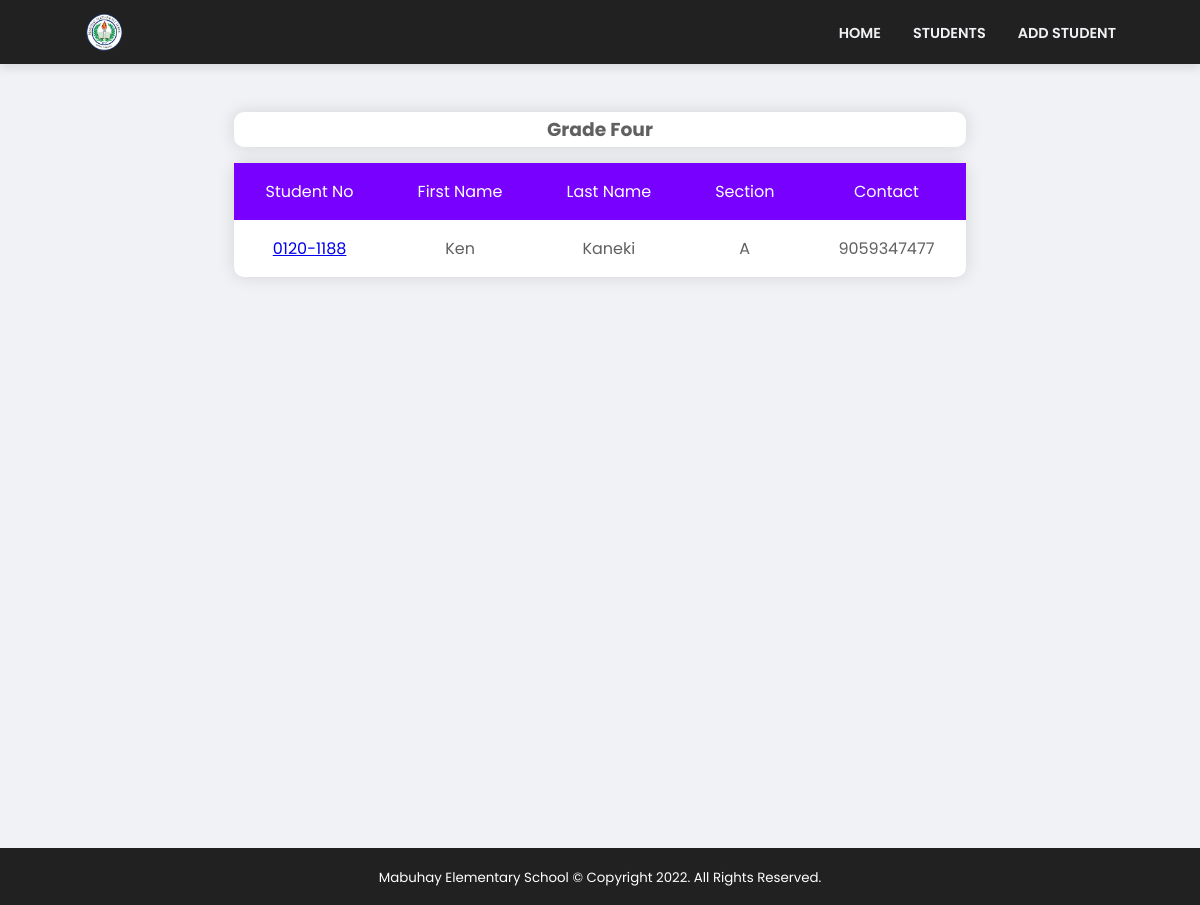
The page /Grade_4 on the database its author committed.
### tables this page shows
CREATE TABLE students (
    id INTEGER PRIMARY KEY AUTOINCREMENT,
    s_studnum NUMBER NOT NULL,
    s_firstname TEXT NOT NULL,
    s_lastname TEXT NOT NULL,
    s_middlename TEXT NOT NULL,
    s_dob DATE format 'YYYY-MM-DD' not null,
    s_age NUMBER NOT NULL,
    s_address VARCHAR NOT NULL,
    s_section TEXT NOT NULL,
    s_grade NUMBER NOT NULL,
    s_lrn NUMBER NOT NULL,
    sg_firstname TEXT NOT NULL,
    sg_lastname TEXT NOT NULL,
    sg_address VARCHAR NOT NULL,
    sg_contact NUMBER NOT NULL
);

### app.py (the view)
@ app.route('/Grade_4')
def grade_four():
    conn = get_db_connection()
    students = conn.execute(
        'SELECT * FROM students WHERE s_grade = ? ORDER BY s_studnum ASC, s_section ASC', (4,)).fetchall()
    return render_template('grade-levels/students_grade-four.html', students=students)

### app.py (called while the page is built)
def get_db_connection():
    conn = sqlite3.connect('backend/studentRegDB.db')
    conn.row_factory = sqlite3.Row
    return conn

### templates/grade-levels/students_grade-four.html
{% extends 'base.html' %}
{% block content %}
    <h1>{% block title %} GRADE 4 {% endblock %}</h1>
    <div class="container registered">
        <div class="wrapper">
            <div class="title">
                <h3>Grade Four</h3>
            </div>
            <table class="students-table">
                <tr class="purple">
                    <th>Student No</th>
                    <th>First Name</th>
                    <th class="lastName">Last Name</th>
                    <th class="section">Section</th>
                    <th class="contact">Contact</th>
                </tr>
                {% for student in students %}
                <tr>
                    <td><a href="{{ url_for('edit_student', id=student['id']) }}">{{ student['s_studnum'] }}</a></td>
                    <td>{{ student['s_firstname'] }}</td>
                    <td class="lastName">{{ student['s_lastname'] }}</td>
                    <td class="section">{{ student['s_section'] }}</td>
                    <td class="contact">{{ student['sg_contact'] }}</td>
                </tr>
                {% endfor %}
            </table>
        </div>
    </div>
{% endblock %}

### static/css/variable.css (style rules this page uses)
:root { --color-bg: #F0F2F5; --color-white: #fff; --color-dark: #212121; --color-black: #000; --color-text-gray: #B5B5B5; --color-text-darkgray: #606060; --color-bg-primary: #00022C; --color-accent: #0066FF; --color-accent-2: #04c286; --color-accent-3: #7700ff; --color-accent-4: #f700ff; --color-accent-5: #dd9606; --color-accent-6: #c2bc03; --color-accent-7: #ff4040fd; --color-shadow: #0000001a; --container-width-sm: 94%; --container-width-md: 90%; --container-width-lg: 86%; }

### static/css/general.css (style rules this page uses)
* { margin: 0; padding: 0; border: 0; outline: 0; list-style: none; box-sizing: border-box; }
body { font-family: 'Poppins', sans-serif; background: var(--color-bg); overflow-x: hidden; }
.wrapper { margin: 4rem 0; }
.title { text-align: center; padding: .2rem 0; border-radius: 10px; background: var(--color-white); color: var(--color-text-darkgray); margin-bottom: 1rem; box-shadow: 0 0 1em .1em var(--color-shadow); }
.container { width: var(--container-width-lg); margin: auto; }

### static/css/table.css (style rules this page uses)
.registered { width: 100vw; height: 100vh; display: flex; align-items: center; flex-direction: column; color: var(--color-white); }
.purple { background: var(--color-accent-3); }
.students-table { border-radius: 10px; border-collapse: collapse; text-align: center; background: var(--color-white); box-shadow: 0 0 1em .1em var(--color-shadow); }
.students-table th, .students-table td { padding: 1rem 2rem; }
.students-table th { font-weight: 400; }
.students-table td { color: var(--color-text-darkgray); }

### rows shown on the page
students: s_studnum "0120-1188", s_firstname "Ken", s_lastname "Kaneki", s_section "A", sg_contact "9059347477"
